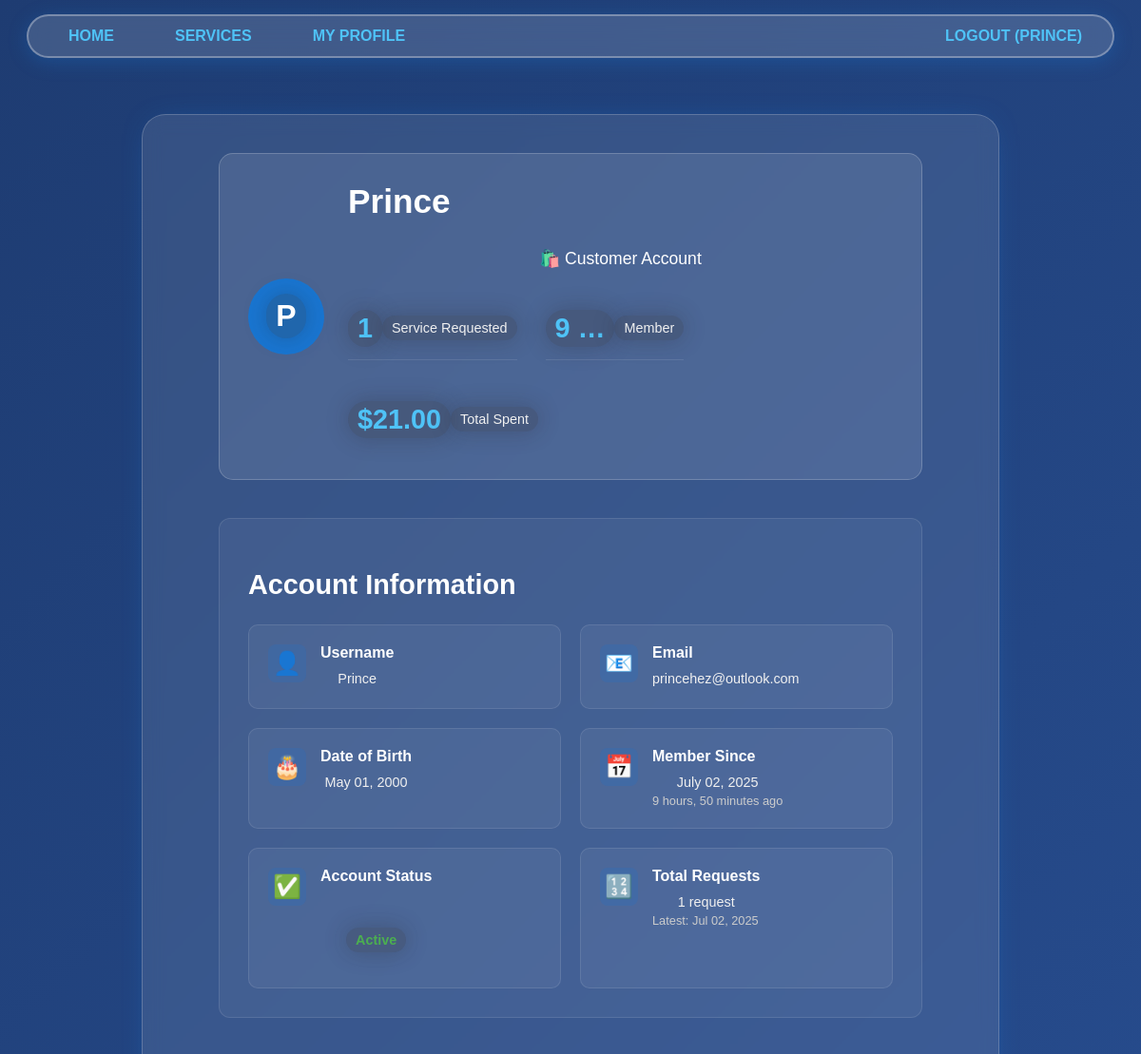
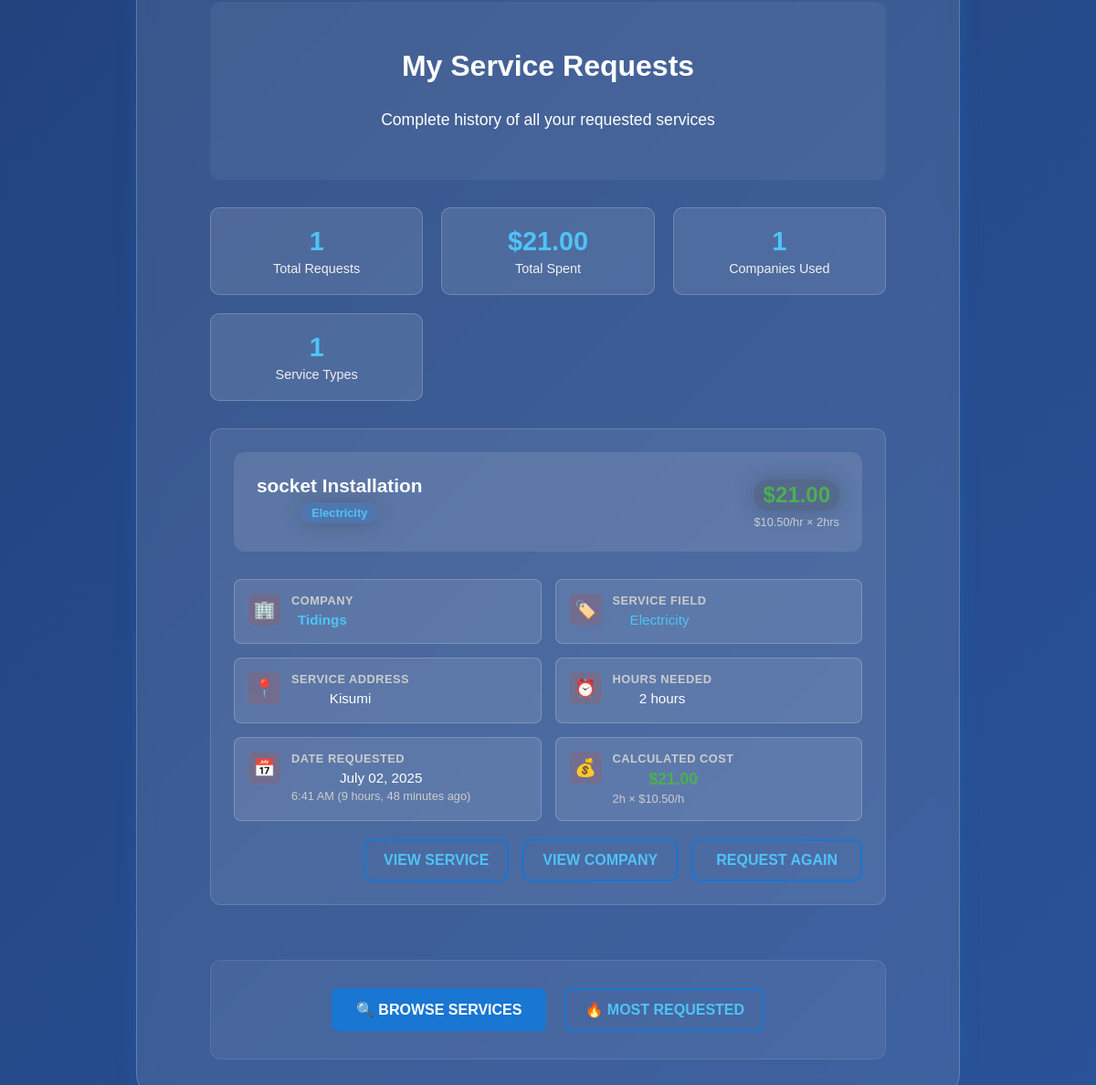
The app's page /customer/Prince with its own data (2 pictures, top to bottom).
### users/models.py (models this page shows)
class User(AbstractUser):
    email = models.EmailField(unique=True)  # Email uniqueness validation
    is_company = models.BooleanField(default=False)  # Company user type
    is_customer = models.BooleanField(default=False)  # Customer user type

class Customer(models.Model):
    user = models.OneToOneField(User, on_delete=models.CASCADE)
    date_of_birth = models.DateField(null=True, blank=True)  # Date of birth field

class Company(models.Model):
    FIELD_CHOICES = [
        ("Air Conditioner", "Air Conditioner"),
        ("All in One", "All in One"),  # Special company type - can create any service type
        ("Carpentry", "Carpentry"),
        ("Electricity", "Electricity"),
        ("Gardening", "Gardening"),
        ("Home Machines", "Home Machines"),
        ("Housekeeping", "Housekeeping"),
        ("Interior Design", "Interior Design"),
        ("Locks", "Locks"),
        ("Painting", "Painting"),
        ("Plumbing", "Plumbing"),
        ("Water Heaters", "Water Heaters"),
    ]
    user = models.OneToOneField(User, on_delete=models.CASCADE, primary_key=True)
    field_of_work = models.CharField(max_length=70, choices=FIELD_CHOICES)  # Required field of work
    rating = models.IntegerField(validators=[MinValueValidator(0), MaxValueValidator(5)], default=0)  # Company rating system

### services/models.py (models this page shows, shortened)
class ServiceRequest(models.Model):
    customer = models.ForeignKey(Customer, on_delete=models.CASCADE)  # Customer association
    service = models.ForeignKey(Service, on_delete=models.CASCADE)  # Service association
    address = models.CharField(max_length=255)  # Address field
    hours_needed = models.PositiveIntegerField()  # Service time in hours
    request_date = models.DateTimeField(auto_now_add=True)  # Request tracking
    def calculated_cost(self):
        return self.service.price_hour * self.hours_needed  # Automatic cost calculation

class Service(models.Model):
    FIELD_CHOICES = [
        ("Air Conditioner", "Air Conditioner"),
        ("Carpentry", "Carpentry"),
        ("Electricity", "Electricity"),
        ("Gardening", "Gardening"),
        ("Home Machines", "Home Machines"),
        ("Housekeeping", "Housekeeping"),
        ("Interior Design", "Interior Design"),
        ("Locks", "Locks"),
        ("Painting", "Painting"),
        ("Plumbing", "Plumbing"),
        ("Water Heaters", "Water Heaters"),
    ]
    company = models.ForeignKey(Company, on_delete=models.CASCADE)  # Company association
    name = models.CharField(max_length=40)  # Service name
    description = models.TextField()  # Service description
    price_hour = models.DecimalField(decimal_places=2, max_digits=8, validators=[MinValueValidator(0.00)])  # Price field
    field = models.CharField(max_length=30, choices=FIELD_CHOICES)  # Service field/category
    date_created = models.DateTimeField(auto_now_add=True)  # Date created for display

### netfix/views.py (the view)
# urls.py: path('customer/<slug:name>', v.customer_profile, name='customer_profile'),
def customer_profile(request, name):
    user = get_object_or_404(User, username=name)
    if hasattr(user, 'customer'):
        customer = user.customer
        service_requests = ServiceRequest.objects.filter(customer=customer).order_by('-request_date')  # Service requests display
        total_spent = sum(request.calculated_cost() for request in service_requests)  # Price calculation
        unique_companies = service_requests.values('service__company').distinct().count()
        unique_categories = service_requests.values('service__field').distinct().count()
        return render(request, 'users/customer_profile.html', {
            'user': user,
            'customer': customer,
            'service_requests': service_requests,
            'total_spent': total_spent,
            'unique_companies': unique_companies,
            'unique_categories': unique_categories,
        })
    else:
        return render(request, 'users/error.html', {'message': 'User is not a customer'})

### users/templates/users/customer_profile.html (shortened to what this page needs)
{% extends 'main/base.html' %}
{% block content %}
    <div class="customer-profile-container">
        <div class="customer-profile-header">
            <div class="customer-avatar">
                <span class="customer-initial">{{ user.username|first|upper }}</span>
            </div>
            <div class="customer-info">
                <h1>{{ user.username }}</h1>
                <p class="customer-type">🛍️ Customer Account</p>
                <div class="customer-stats">
                    <div class="stat-item">
                        <span class="stat-number">{{ service_requests.count }}</span>
                        <span class="stat-label">Service{{ service_requests.count|pluralize }} Requested</span>
                    </div>
                    <div class="stat-item">
                        <span class="stat-number">{{ user.date_joined|timesince|truncatewords:1 }}</span>
                        <span class="stat-label">Member</span>
                    </div>
                    {% if service_requests %}
                    <div class="stat-item">
                        <span class="stat-number">${{ total_spent|floatformat:2|default:"0.00" }}</span>
                        <span class="stat-label">Total Spent</span>
                    </div>
                    {% endif %}
                </div>
            </div>
        </div>
        <div class="customer-account-info">
            <h2>Account Information</h2>
            <div class="account-info-grid">
                <div class="info-card">
                    <div class="info-icon">👤</div>
                    <div class="info-content">
                        <h4>Username</h4>
                        <p>{{ user.username }}</p>
                    </div>
                </div>
                <div class="info-card">
                    <div class="info-icon">📧</div>
                    <div class="info-content">
                        <h4>Email</h4>
                        <p>{{ user.email }}</p>
                    </div>
                </div>
                {% if customer.date_of_birth %}
                <div class="info-card">
                    <div class="info-icon">🎂</div>
                    <div class="info-content">
                        <h4>Date of Birth</h4>
                        <p>{{ customer.date_of_birth|date:"F d, Y" }}</p>
                    </div>
                </div>
                {% endif %}
                <div class="info-card">
                    <div class="info-icon">📅</div>
                    <div class="info-content">
                        <h4>Member Since</h4>
                        <p>{{ user.date_joined|date:"F d, Y" }}</p>
                        <small>{{ user.date_joined|timesince }} ago</small>
                    </div>
                </div>
                <div class="info-card">
                    <div class="info-icon">✅</div>
                    <div class="info-content">
                        <h4>Account Status</h4>
                        <p>
                            {% if user.is_active %}
                                <span class="status-active">Active</span>
                            {% else %}
                                <span class="status-inactive">Inactive</span>
                            {% endif %}
                        </p>
                    </div>
                </div>
                <div class="info-card">
                    <div class="info-icon">🔢</div>
                    <div class="info-content">
                        <h4>Total Requests</h4>
                        <p>{{ service_requests.count }} request{{ service_requests.count|pluralize }}</p>
                        {% if service_requests %}
                            <small>Latest: {{ service_requests.first.request_date|date:"M d, Y" }}</small>
                        {% endif %}
                    </div>
                </div>
            </div>
        </div>
        <div class="service-requests-section">
            <div class="requests-header">
                <h2>My Service Requests</h2>
                <p class="requests-subtitle">Complete history of all your requested services</p>
            </div>
            {% if service_requests %}
                <div class="requests-summary">
                    <div class="summary-stats">
                        <div class="summary-card">
                            <h4>{{ service_requests.count }}</h4>
                            <p>Total Requests</p>
                        </div>
                        <div class="summary-card">
                            <h4>${{ total_spent|floatformat:2|default:"0.00" }}</h4>
                            <p>Total Spent</p>
                        </div>
                        <div class="summary-card">
                            <h4>{{ unique_companies|default:0 }}</h4>
                            <p>Companies Used</p>
                        </div>
                        <div class="summary-card">
                            <h4>{{ unique_categories|default:0 }}</h4>
                            <p>Service Types</p>
                        </div>
                    </div>
                </div>
                <div class="requests-list">
                    {% for request in service_requests %}
                        <div class="request-card">
                            <div class="request-header">
                                <div class="request-title">
                                    <h3><a href="/services/{{ request.service.id }}">{{ request.service.name }}</a></h3>
                                    <span class="request-category">{{ request.service.field }}</span>
                                </div>
                                <div class="request-cost">
                                    <span class="cost-amount">${{ request.calculated_cost }}</span>
                                    <small class="cost-breakdown">${{ request.service.price_hour }}/hr × {{ request.hours_needed }}hr{{ request.hours_needed|pluralize }}</small>
                                </div>
                            </div>
                            <div class="request-details">
                                <div class="detail-grid">
                                    <div class="detail-item">
                                        <div class="detail-icon">🏢</div>
                                        <div class="detail-content">
                                            <label>Company</label>
                                            <p><a href="/company/{{ request.service.company.user.username }}" class="company-link">{{ request.service.company.user.username }}</a></p>
                                        </div>
                                    </div>
                                    <div class="detail-item">
                                        <div class="detail-icon">🏷️</div>
                                        <div class="detail-content">
                                            <label>Service Field</label>
                                            <p><a href="/services/{{ request.service.field|slugify }}/">{{ request.service.field }}</a></p>
                                        </div>
                                    </div>
                                    <div class="detail-item">
                                        <div class="detail-icon">📍</div>
                                        <div class="detail-content">
                                            <label>Service Address</label>
                                            <p>{{ request.address }}</p>
                                        </div>
                                    </div>
                                    <div class="detail-item">
                                        <div class="detail-icon">⏰</div>
                                        <div class="detail-content">
                                            <label>Hours Needed</label>
                                            <p>{{ request.hours_needed }} hour{{ request.hours_needed|pluralize }}</p>
                                        </div>
                                    </div>
                                    <div class="detail-item">
                                        <div class="detail-icon">📅</div>
                                        <div class="detail-content">
                                            <label>Date Requested</label>
                                            <p>{{ request.request_date|date:"F d, Y" }}</p>
                                            <small>{{ request.request_date|date:"g:i A" }} ({{ request.request_date|timesince }} ago)</small>
                                        </div>
                                    </div>
                                    <div class="detail-item">
                                        <div class="detail-icon">💰</div>
                                        <div class="detail-content">
                                            <label>Calculated Cost</label>
                                            <p class="cost-highlight">${{ request.calculated_cost }}</p>
                                            <small>{{ request.hours_needed }}h × ${{ request.service.price_hour }}/h</small>
                                        </div>
                                    </div>
                                </div>
                            </div>
                            <div class="request-actions">
                                <a href="/services/{{ request.service.id }}" class="btn btn-outline">View Service</a>
                                <a href="/company/{{ request.service.company.user.username }}" class="btn btn-outline">View Company</a>
                                <a href="/services/{{ request.service.id }}/request_service/" class="btn btn-secondary">Request Again</a>
                            </div>
                        </div>
                    {% endfor %}
                </div>
            {% endif %}
        </div>
        <div class="profile-actions">
            <div class="action-buttons">
                <a href="/services/" class="btn btn-primary">🔍 Browse Services</a>
                <a href="/services/most-requested/" class="btn btn-outline">🔥 Most Requested</a>
            </div>
        </div>
    </div>
{% endblock %}

### main/templates/main/navbar.html (shortened to what this page needs)
<nav class="navbar">
    <ul>
        <li><a href="/">Home</a></li>
        <li>
            <a href="/services/">Services</a>
        </li>
        {% if user.is_authenticated %}
            {% if user.is_company %}
                <li><a href="/services/create/">Create Service</a></li>
                <li><a href="/company/{{ user.username }}">My Profile</a></li>
            {% elif user.is_customer %}
                <li><a href="/customer/{{ user.username }}">My Profile</a></li>
            {% endif %}
            <li class="last_navbar"><a href="/register/logout/">Logout ({{ user.username }})</a></li>
        {% else %}
            <li><a href="/register/">Register</a></li>
            <li class="last_navbar"><a href="/register/login/">Login</a></li>
        {% endif %}
    </ul>
</nav>

### records on screen
User: username "PRINCE", username|first "P", username "Prince", date_joined "9 …", email "princehez@outlook.com", date_joined "July 02, 2025", date_joined "9 hours, 50 minutes"
Customer: date_of_birth "May 01, 2000"
ServiceRequest: first.request_date "Jul 02, 2025", service.name "socket Installation", service.field "Electricity", calculated_cost "21.00", service.price_hour "10.50", hours_needed "2", service.company.user.username "Tidings", address "Kisumi", request_date "July 02, 2025", request_date "6:41 AM", request_date "9 hours, 48 minutes"

### other values on screen
{{ service_requests.count }} "1"
{{ total_spent|floatformat:2|default:"0.00" }} "21.00"
{{ unique_companies|default:0 }} "1"
{{ unique_categories|default:0 }} "1"
